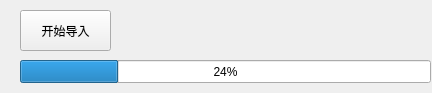
<?xml version="1.0" encoding="UTF-8"?>
<ui version="4.0">
 <class>MainWindow</class>
 <widget class="QMainWindow" name="MainWindow">
  <property name="geometry">
   <rect>
    <x>0</x>
    <y>0</y>
    <width>432</width>
    <height>93</height>
   </rect>
  </property>
  <property name="windowTitle">
   <string>MainWindow</string>
  </property>
  <widget class="QWidget" name="centralWidget">
   <widget class="QPushButton" name="btnImport">
    <property name="geometry">
     <rect>
      <x>20</x>
      <y>10</y>
      <width>91</width>
      <height>41</height>
     </rect>
    </property>
    <property name="text">
     <string>开始导入</string>
    </property>
   </widget>
   <widget class="QProgressBar" name="progressBar">
    <property name="geometry">
     <rect>
      <x>20</x>
      <y>60</y>
      <width>411</width>
      <height>23</height>
     </rect>
    </property>
    <property name="value">
     <number>24</number>
    </property>
   </widget>
   <widget class="QLabel" name="labelResult">
    <property name="geometry">
     <rect>
      <x>130</x>
      <y>10</y>
      <width>201</width>
      <height>31</height>
     </rect>
    </property>
    <property name="text">
     <string/>
    </property>
   </widget>
  </widget>
 </widget>
 <layoutdefault spacing="6" margin="11"/>
 <resources/>
 <connections/>
</ui>
